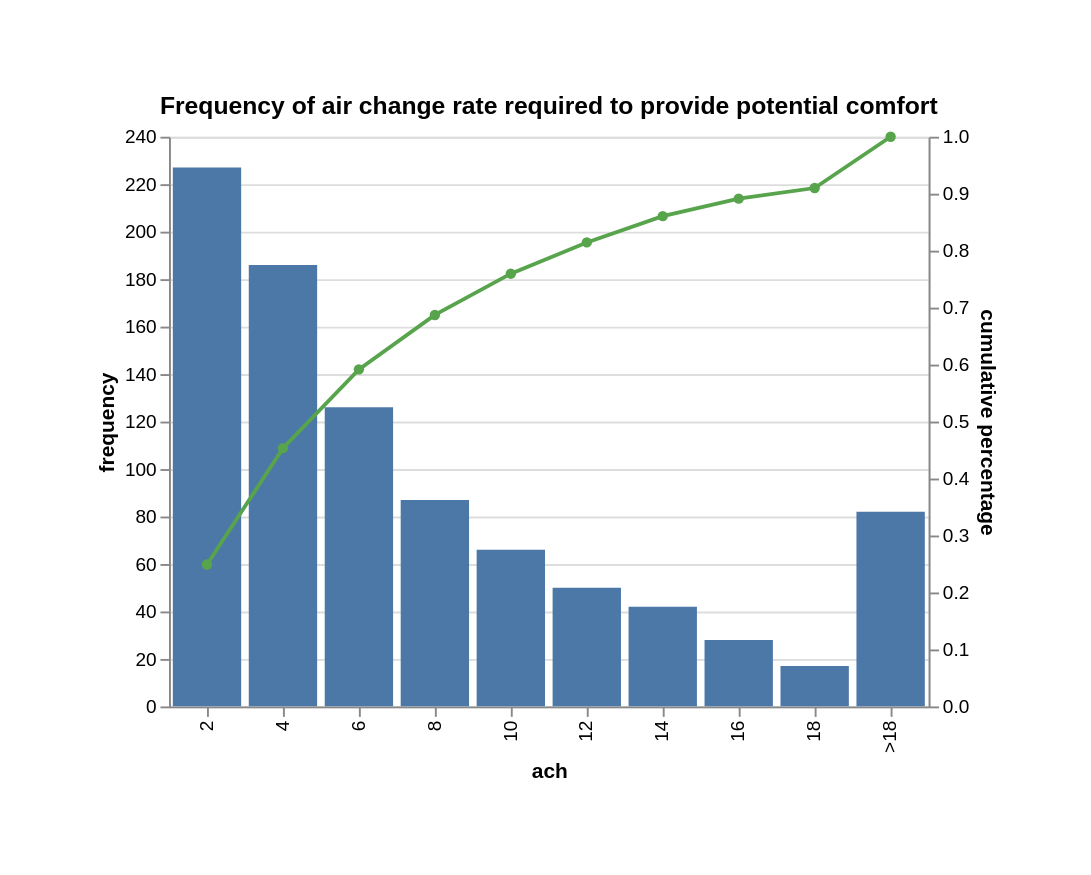

Here is the Vega-Lite specification saved for this chart:
### Vega-Lite specification from a JSON file in a GitHub repository (floating-point values rounded to 4 significant figures)
{"$schema": "https://vega.github.io/schema/vega-lite/v6.1.0.json", "config": {"view": {"continuousHeight": 300, "continuousWidth": 300}}, "data": {"name": "data-8ec5d14d257dbe8393cc61c62f475e2a"}, "datasets": {"data-8ec5d14d257dbe8393cc61c62f475e2a": [{"ach": "2", "cumulative_percentage": 0.2492, "frequency": 227, "frequency_percentage": 0.2492}, {"ach": "4", "cumulative_percentage": 0.4533, "frequency": 186, "frequency_percentage": 0.2042}, {"ach": "6", "cumulative_percentage": 0.5917, "frequency": 126, "frequency_percentage": 0.1383}, {"ach": "8", "cumulative_percentage": 0.6872, "frequency": 87, "frequency_percentage": 0.0955}, {"ach": "10", "cumulative_percentage": 0.7596, "frequency": 66, "frequency_percentage": 0.07245}, {"ach": "12", "cumulative_percentage": 0.8145, "frequency": 50, "frequency_percentage": 0.05488}, {"ach": "14", "cumulative_percentage": 0.8606, "frequency": 42, "frequency_percentage": 0.0461}, {"ach": "16", "cumulative_percentage": 0.8913, "frequency": 28, "frequency_percentage": 0.03074}, {"ach": "18", "cumulative_percentage": 0.91, "frequency": 17, "frequency_percentage": 0.01866}, {"ach": ">18", "cumulative_percentage": 1.0, "frequency": 82, "frequency_percentage": 0.09001}]}, "layer": [{"encoding": {"tooltip": [{"field": "frequency", "title": "Frequency", "type": "quantitative"}], "x": {"field": "ach", "sort": null, "type": "nominal"}, "y": {"field": "frequency", "sort": null, "type": "quantitative"}}, "mark": {"type": "bar"}, "name": "view_806cb8b34f4ff9ab_0"}, {"encoding": {"tooltip": [{"field": "cumulative_percentage", "format": ".3f", "title": "cumulative percentage", "type": "quantitative"}], "x": {"field": "ach", "sort": null, "type": "nominal"}, "y": {"field": "cumulative_percentage", "sort": null, "title": "cumulative percentage", "type": "quantitative"}}, "mark": {"color": "#57A44C", "point": {"color": "#57A44C"}, "type": "line"}}], "padding": 50, "params": [{"bind": "scales", "name": "param_1e9efca18e7a2868", "select": {"encodings": ["x", "y"], "type": "interval"}, "views": ["view_806cb8b34f4ff9ab_0"]}], "resolve": {"scale": {"y": "independent"}}, "title": "Frequency of air change rate required to provide potential comfort", "width": 400}
